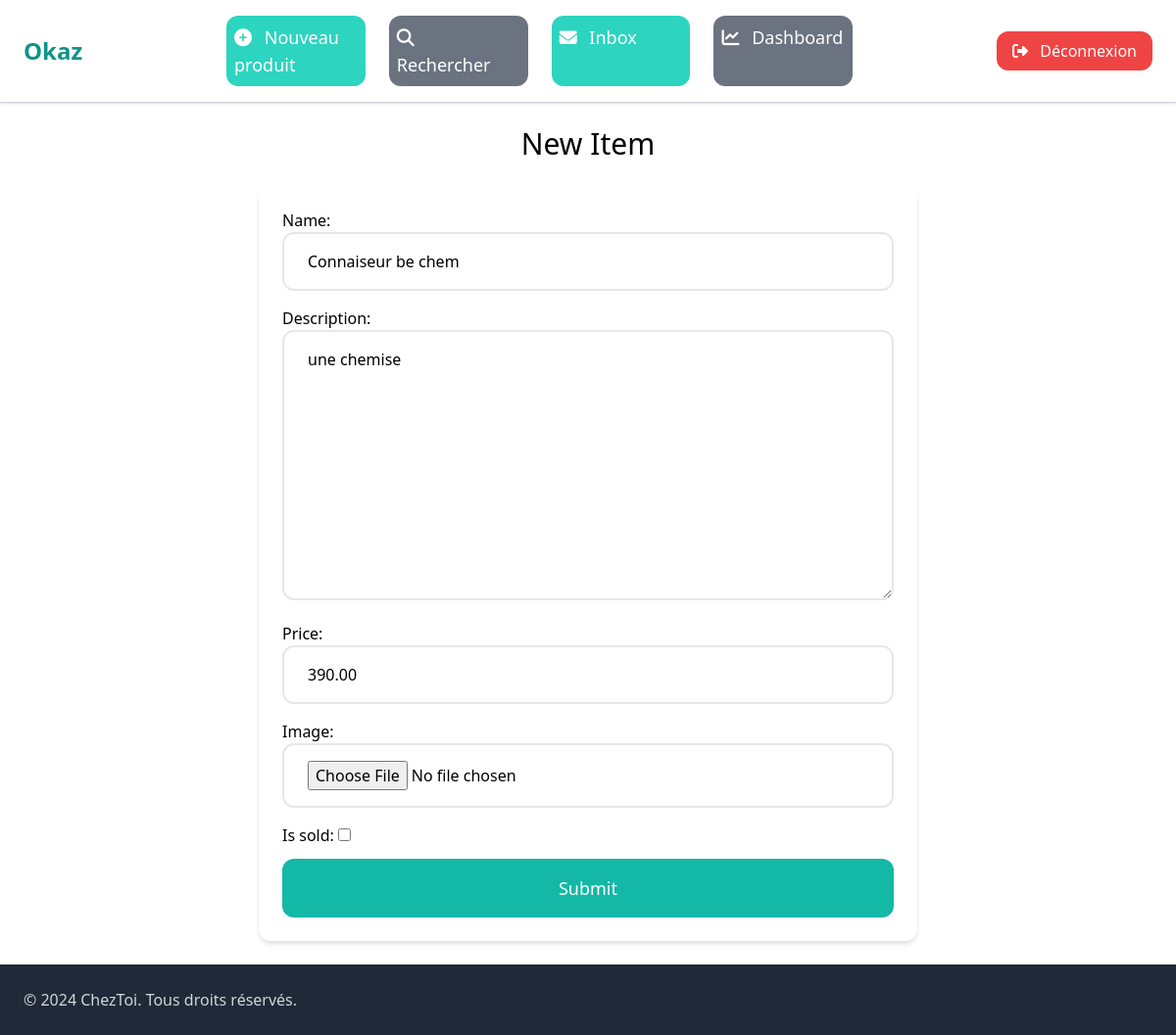
The app's page /items/18/edit/ (signed in) with its own data.
### item/models.py (models this page shows, shortened)
class Item(models.Model):
    category=models.ForeignKey(Category,verbose_name='items',on_delete=models.CASCADE)
    name=models.CharField(max_length=255)
    description=models.TextField(blank=True,null=True)
    price=models.DecimalField(max_digits=10,decimal_places=2)
    image=models.ImageField(upload_to='item_images',blank=True,null=True)
    is_sold=models.BooleanField(default=False)
    created_by=models.ForeignKey(User, verbose_name='Users', on_delete=models.CASCADE)
    created_at=models.DateTimeField(auto_now_add=True)
    class Meta:
        ordering=('-created_at',)

### item/views.py (the view)
# urls.py: path('<int:pk>/edit/',views.edit,name='edit'),
@login_required
def edit(request,pk):
    item=get_object_or_404(Item,pk=pk,created_by=request.user)
    if request.method== 'POST':
        form=EditItemForm(request.POST,request.FILES,instance=item)
        if form.is_valid():
           form.save()
           return redirect('item:detail',pk=item.id)
    else:
        form=EditItemForm(instance=item)
    return render(request,'item/form.html',{
        'form':form,
        'title':'New Item'
    })

### item/forms.py
class EditItemForm(forms.ModelForm):
    class Meta:
        model=Item
        fields=('name','description','price','image',"is_sold")
        widgets={
            'name':forms.TextInput(attrs={
                'class':INPUT_CLASSES
            }),
            'description':forms.Textarea(attrs={
                'class':INPUT_CLASSES
            }),
            'price':forms.TextInput(attrs={
                'class':INPUT_CLASSES
            }),
            'image':forms.FileInput(attrs={
                'class':INPUT_CLASSES
            }),
        }

### item/templates/item/form.html (shortened to what this page needs)
{% extends "core/base.html" %}
{% block content %}
<h1 class="mb-6 text-3xl text-center">{{ title }}</h1>
<form action="." method="post" enctype="multipart/form-data" class="max-w-2xl mx-auto p-6 bg-white rounded-xl shadow-md">
    <div class="space-y-4">
        {{ form.as_p }}
    </div>
    <button class="w-full py-4 px-8 text-lg bg-teal-500 hover:bg-teal-700 rounded-xl text-white mt-3">
        Submit
    </button>
</form>
{% endblock content %}

### records on screen
Item: name "Connaiseur be chem", description "une chemise", price "390.00"

### other values on screen
{{ title }} "New Item"
